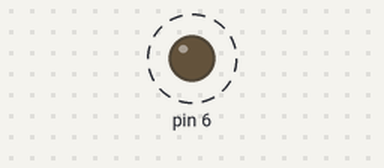
The sketch below on a simulated Arduino Uno, built with avr-gcc and run on an emulated ATmega328P. Parts: output pins drawn as LEDs (lit = HIGH). Dashed ring = blinking.

Above: at 0.2 s.
Timing chart, 0 to 3.0 s (numbered marks = the images above):
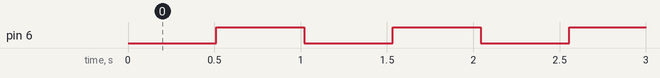

The sketch:

testisr.ino
```cpp
#include <avr/interrupt.h>

unsigned int count=0;
unsigned char flag=1;

ISR(TIMER2_OVF_vect)
{
  if(count==500)
  {
    count=0;

    if(flag)
      digitalWrite(6, HIGH);
    else
      digitalWrite(6, LOW);

    flag=!flag;
  }
  else
    count++;
}

void setup()
{
  pinMode(6, OUTPUT);
  TCCR2A=0b00000001;
  TCNT2=0;
  TIMSK2|=0b1;
  TCCR2B=0b00000011;
}

void loop()
{
  // Empty
}
```

Measured:
- by itself, pin 6: alternates HIGH for 0.51 s and LOW for 0.51 s
